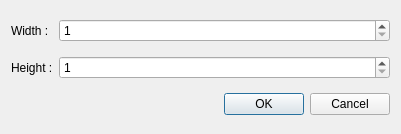
<?xml version="1.0" encoding="UTF-8"?>
<ui version="4.0">
 <class>ExportImageDialog</class>
 <widget class="QDialog" name="ExportImageDialog">
  <property name="geometry">
   <rect>
    <x>0</x>
    <y>0</y>
    <width>401</width>
    <height>134</height>
   </rect>
  </property>
  <property name="windowTitle">
   <string>Choose dimension</string>
  </property>
  <layout class="QGridLayout" name="gridLayout">
   <item row="1" column="1">
    <widget class="QSpinBox" name="heightBox">
     <property name="minimum">
      <number>1</number>
     </property>
     <property name="maximum">
      <number>1000000</number>
     </property>
    </widget>
   </item>
   <item row="2" column="1">
    <widget class="QDialogButtonBox" name="buttonBox">
     <property name="orientation">
      <enum>Qt::Horizontal</enum>
     </property>
     <property name="standardButtons">
      <set>QDialogButtonBox::Cancel|QDialogButtonBox::Ok</set>
     </property>
    </widget>
   </item>
   <item row="0" column="1">
    <widget class="QSpinBox" name="widthBox">
     <property name="minimum">
      <number>1</number>
     </property>
     <property name="maximum">
      <number>1000000</number>
     </property>
    </widget>
   </item>
   <item row="0" column="0">
    <widget class="QLabel" name="label">
     <property name="text">
      <string>Width :</string>
     </property>
    </widget>
   </item>
   <item row="1" column="0">
    <widget class="QLabel" name="label_2">
     <property name="text">
      <string>Height :</string>
     </property>
    </widget>
   </item>
  </layout>
 </widget>
 <resources/>
 <connections>
  <connection>
   <sender>buttonBox</sender>
   <signal>accepted()</signal>
   <receiver>ExportImageDialog</receiver>
   <slot>accept()</slot>
   <hints>
    <hint type="sourcelabel">
     <x>248</x>
     <y>254</y>
    </hint>
    <hint type="destinationlabel">
     <x>157</x>
     <y>274</y>
    </hint>
   </hints>
  </connection>
  <connection>
   <sender>buttonBox</sender>
   <signal>rejected()</signal>
   <receiver>ExportImageDialog</receiver>
   <slot>reject()</slot>
   <hints>
    <hint type="sourcelabel">
     <x>316</x>
     <y>260</y>
    </hint>
    <hint type="destinationlabel">
     <x>286</x>
     <y>274</y>
    </hint>
   </hints>
  </connection>
 </connections>
</ui>
